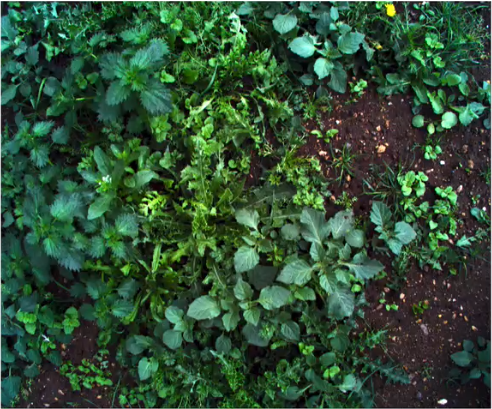
%> input picture Image Processing/RL Images/messy.png, 492 x 409 px
$ octave Untitled_11_Testing_CleanDirty.m   (GNU Octave 9; MATLAB toolbox functions it lacks are replaced by stand-ins)
%> lines starting %> are read from the running program, lines starting %| are printed output that depends on the picture; in (x1, y1, x2, y2) boxes, pixels count from 0 and x2, y2 are one past the last pixel; in counts of white or black regions, pixels touching at a corner belong together; the program's own positions count from 1
%% Setup
figure
Messy = imread('messy.png');
%> Messy is the input picture: size 409x492x3 uint8; mean R, G, B 49, 79.6, 54.3
Clean = imread('clean.png');
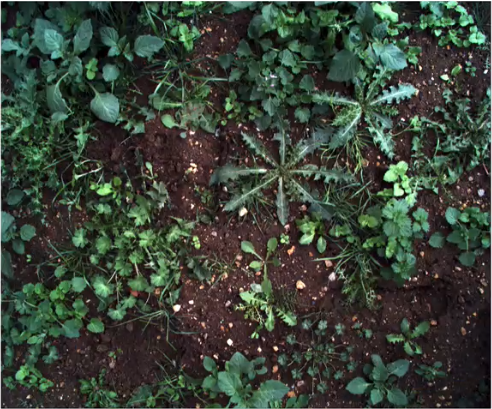
%> input picture Image Processing/RL Images/clean.png, 492 x 409 px
%> Clean is the input picture: size 409x492x3 uint8; mean R, G, B 58.6, 68.1, 56.7
Fake = imread('fake.png');
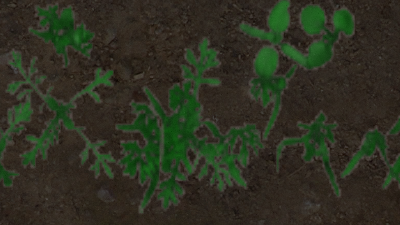
%> input picture Image Processing/RL Images/fake.png, 400 x 225 px
%> Fake is the input picture: size 225x400x3 uint8; mean R, G, B 46, 49.1, 33.8
I = Messy;
I2 = rgb2hsv(I);
%> I2: size 409x492x3 double; mean H, S, V 0.406, 0.479, 0.321

%% Dirt
dirtMask = imbinarize(I2(:,:,1),.55);
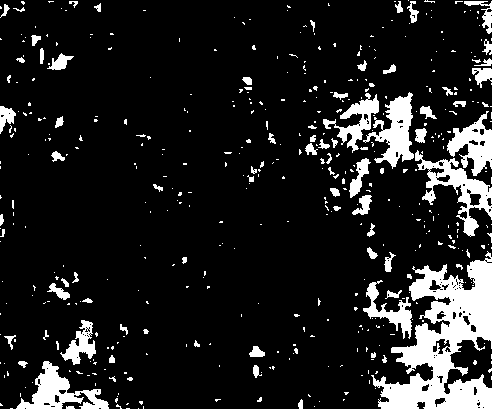
%> dirtMask: size 409x492 logical; 12.5% white; 467 white regions (388 under 20 px), largest, box (x1, y1, x2, y2) and area: (371, 251, 492, 409) 9017, (415, 150, 492, 237) 1946, (16, 361, 109, 409) 1728
dirt = I.*uint8(dirtMask);
%> dirt: size 409x492x3 uint8; mean H, S, V 6.1, 4.9, 5.4

%% Weed
weed_binary = imbinarize(I2(:,:,1),.4)-dirtMask;
%> weed_binary: size 409x492 double; values 0 (black) and 1 (white), 28.6% white; 848 white regions (730 under 20 px), largest, box (x1, y1, x2, y2) and area: (0, 0, 175, 409) 26033, (230, 0, 376, 99) 5701, (437, 1, 492, 130) 3016
weed_erode = imerode(weed_binary, ones(11));
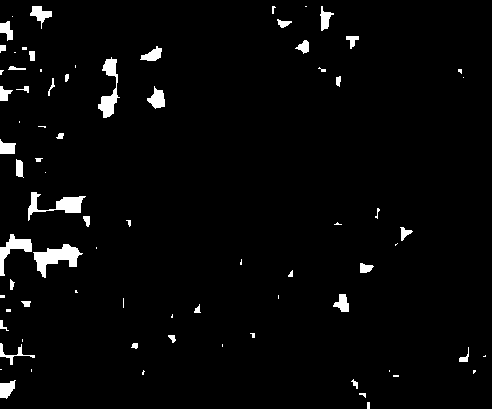
%> weed_erode: size 409x492 double; values 0 (black) and 1 (white), 2.9% white; 77 white regions (34 under 20 px), largest, box (x1, y1, x2, y2) and area: (33, 244, 83, 278) 747, (28, 192, 86, 221) 572, (98, 57, 120, 118) 553
weed_filtered = imreconstruct(weed_erode, weed_binary);
weed_filled = imfill(weed_filtered, 'holes');
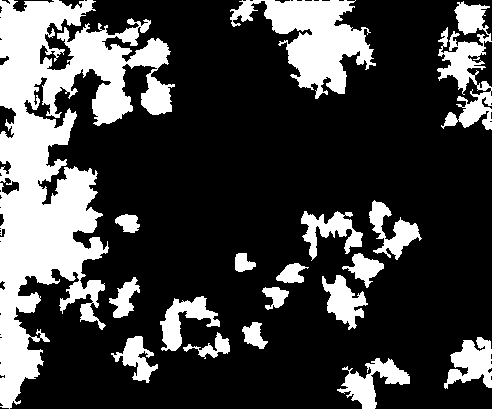
%> weed_filled: size 409x492 double; values 0 (black) and 1 (white), 25.7% white; 18 white regions, largest, box (x1, y1, x2, y2) and area: (0, 0, 175, 409) 29391, (230, 0, 376, 99) 6472, (437, 1, 492, 130) 3362
weedMask = imdilate(weed_filled, strel('octagon',12));
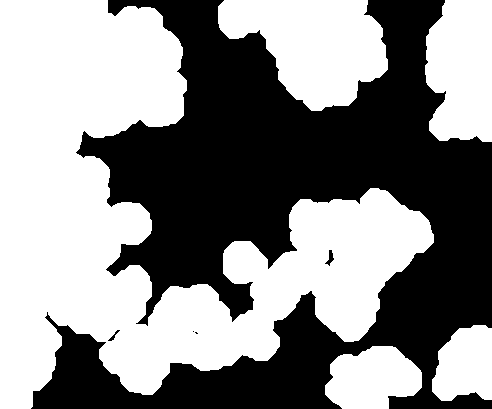
%> weedMask: size 409x492 double; values 0 (black) and 1 (white), 54.2% white; 5 black regions (2 under 20 px), largest, box (x1, y1, x2, y2) and area: (31, 0, 492, 409) 91970, (325, 250, 334, 266) 62, (108, 330, 120, 341) 35
weed = I.*uint8(weedMask);
%> weed: size 409x492x3 uint8; mean H, S, V 24.7, 44.9, 33

%% Carrot
carrotMask = ~(dirtMask+weedMask);
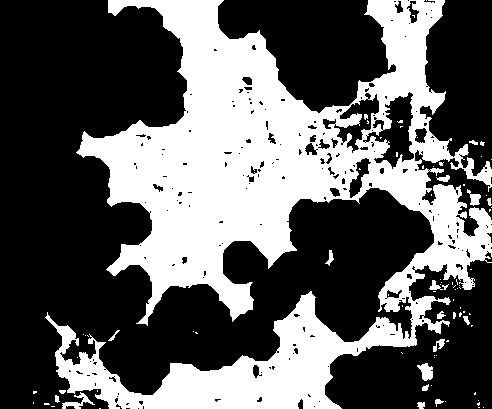
%> carrotMask: size 409x492 logical; 37.3% white; 85 white regions (67 under 20 px), largest, box (x1, y1, x2, y2) and area: (45, 0, 492, 409) 73794, (62, 392, 95, 409) 186, (417, 363, 433, 381) 182
carrot = I.*uint8(carrotMask);
%> carrot: size 409x492x3 uint8; mean H, S, V 19.8, 31.2, 17.4

%% Plotting
subplot(2,2,1); imagesc(I); axis image;
subplot(2,2,2); imagesc(dirt); axis image;
subplot(2,2,3); imagesc(weed); axis image;
subplot(2,2,4); imagesc(carrot); axis image;
